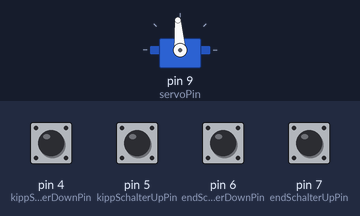
Recording of a sketch running on a simulated Arduino Uno, built with avr-gcc and run on an emulated ATmega328P. On the bench: servo. Wiring (inferred from the names in the program): IR receiver: data pin 3. The inputs (shaded band) are chosen by the test bench; at power-on: pin 4 (kippSchalterDownPin), pin 5 (kippSchalterUpPin), pin 6 (endSchalterDownPin), pin 7 (endSchalterUpPin) HIGH.

Above: at 1.2 s.
1.3 s: pin 4 (kippSchalterDownPin) pulled LOW for 0.15 s
At 2.0 s:
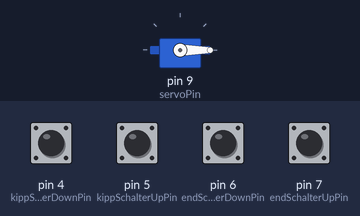
2.9 s: pin 5 (kippSchalterUpPin) pulled LOW for 0.15 s
At 3.2 s:
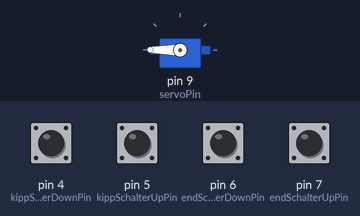
4.5 s: pin 4 (kippSchalterDownPin) pulled LOW for 1 s
At 5.6 s:
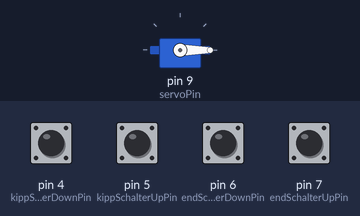
7.0 s: pin 5 (kippSchalterUpPin) pulled LOW for 1 s
At 7.5 s:
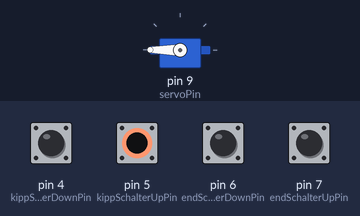
Timing chart, 0 to 10.0 s (numbered marks = the images above; inputs shaded):
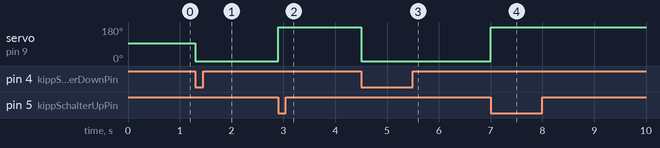

The sketch:

miru.ino
```cpp
// Makefile:
/*
miru: miru.ino
  arduino-cli compile -b arduino:avr:uno
  sudo arduino-cli upload -p /dev/ttyACM0 -b arduino:avr:uno
*/

// Libreria
#include <Servo.h>

// Entradi
#define kippSchalterUpPin 5
#define kippSchalterDownPin 4
#define endSchalterUpPin 7
#define endSchalterDownPin 6
#define remoteControlPin 3
#define switchInterval 3000

// Üscida dal servo
#define servoPin 9

// Veocità dal servo, 1 => lent, 90 => svelt (negatif al gira ala altra)
#define servoSpeed 90
static_assert(servoSpeed >= -90 && servoSpeed <= 90, "Velocità invalida");

Servo servo;

void setup() {
  // Pizza al servo => al fa forza
  servo.attach(servoPin);

  // Cun la modalità INPUT_PULLUP la entrada le ativa a 0
  pinMode(kippSchalterUpPin,   INPUT_PULLUP);
  pinMode(kippSchalterDownPin, INPUT_PULLUP);
  pinMode(endSchalterUpPin,    INPUT_PULLUP);
  pinMode(endSchalterDownPin,  INPUT_PULLUP);
  pinMode(remoteControlPin,    INPUT_PULLUP);
}

int goUp = 0;
int goDown = 0;
unsigned long lastSwitch = 0;
int lastDirection = 0;

void loop() {
  if (!digitalRead(remoteControlPin)) {
    unsigned long now = millis();

    if (now - lastSwitch > switchInterval) {
      lastSwitch = now;
      goUp = lastDirection;
      goDown = !lastDirection;
      lastDirection = !lastDirection;
    }
  }


  // Modalità manuale
  if (!digitalRead(kippSchalterUpPin)) {
    goUp = 1;
    goDown = 0;
  }

  if (!digitalRead(kippSchalterDownPin)) {
    goUp = 0;
    goDown = 1;
  }

  // Controla i endschalter
  if (!digitalRead(endSchalterUpPin)) {
    goUp = 0;
  }

  if (!digitalRead(endSchalterDownPin)) {
    goDown = 0;
  }

  if (goUp) {
    servo.write(90 + servoSpeed);
    return;
  }

  if (goDown) {
    servo.write(90 - servoSpeed);
    return;
  }

  // Bloca al servo in pusizion
  servo.write(94);
}
```

Measured:
- after the input at 1.3 s, servo on pin 9 (servoPin): 94° → 0° at once
- after the input at 2.9 s, servo on pin 9 (servoPin): 0° → 180° at once
- after the input at 4.5 s, servo on pin 9 (servoPin): 180° → 0° at once
- after the input at 7.0 s, servo on pin 9 (servoPin): 0° → 180° at once
